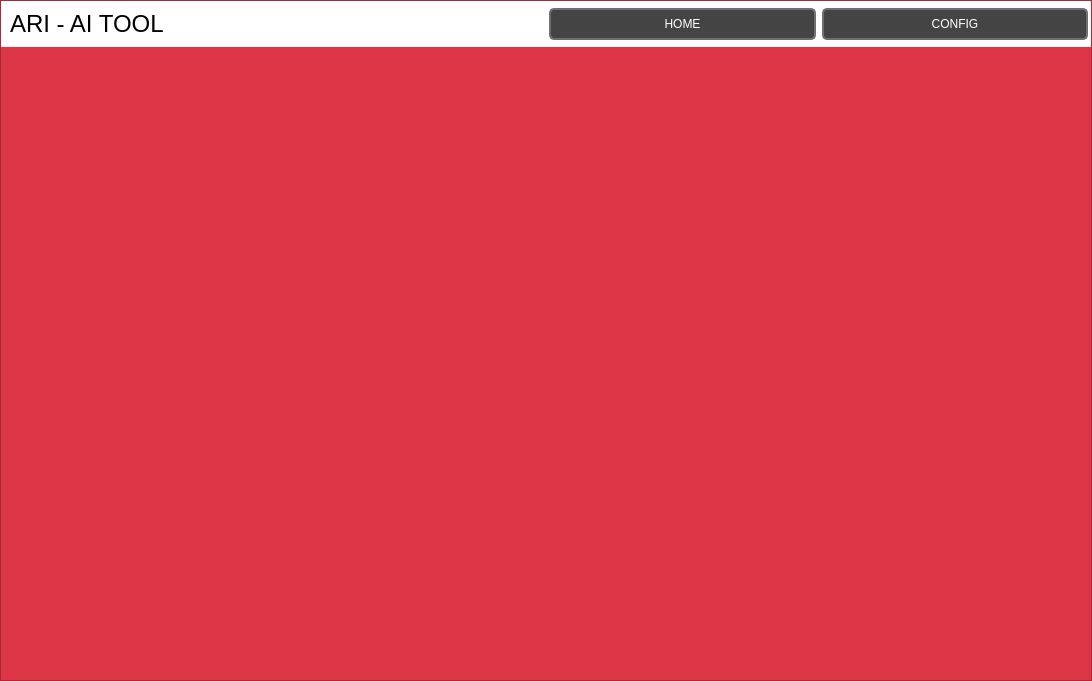
<?xml version="1.0" encoding="UTF-8"?>
<ui version="4.0">
 <class>Form</class>
 <widget class="QWidget" name="Form">
  <property name="geometry">
   <rect>
    <x>0</x>
    <y>0</y>
    <width>1092</width>
    <height>681</height>
   </rect>
  </property>
  <property name="windowTitle">
   <string>Form</string>
  </property>
  <layout class="QVBoxLayout" name="verticalLayout">
   <property name="spacing">
    <number>0</number>
   </property>
   <property name="leftMargin">
    <number>0</number>
   </property>
   <property name="topMargin">
    <number>0</number>
   </property>
   <property name="rightMargin">
    <number>0</number>
   </property>
   <property name="bottomMargin">
    <number>0</number>
   </property>
   <item>
    <widget class="QFrame" name="frame">
     <property name="styleSheet">
      <string notr="true">background-color: rgb(220, 53, 69);</string>
     </property>
     <property name="frameShape">
      <enum>QFrame::StyledPanel</enum>
     </property>
     <property name="frameShadow">
      <enum>QFrame::Raised</enum>
     </property>
     <layout class="QVBoxLayout" name="verticalLayout_2">
      <property name="leftMargin">
       <number>0</number>
      </property>
      <property name="topMargin">
       <number>0</number>
      </property>
      <property name="rightMargin">
       <number>0</number>
      </property>
      <property name="bottomMargin">
       <number>0</number>
      </property>
      <item>
       <widget class="QWidget" name="widget" native="true">
        <property name="maximumSize">
         <size>
          <width>16777215</width>
          <height>50</height>
         </size>
        </property>
        <property name="styleSheet">
         <string notr="true">background-color: rgb(255, 255, 255);</string>
        </property>
        <layout class="QHBoxLayout" name="horizontalLayout">
         <property name="spacing">
          <number>0</number>
         </property>
         <property name="leftMargin">
          <number>0</number>
         </property>
         <property name="topMargin">
          <number>0</number>
         </property>
         <property name="rightMargin">
          <number>0</number>
         </property>
         <property name="bottomMargin">
          <number>0</number>
         </property>
         <item>
          <widget class="QWidget" name="widget_3" native="true">
           <layout class="QHBoxLayout" name="horizontalLayout_2">
            <item>
             <widget class="QLabel" name="label">
              <property name="text">
               <string>&lt;html&gt;&lt;head/&gt;&lt;body&gt;&lt;p&gt;&lt;span style=&quot; font-size:18pt; color:#000000;&quot;&gt;ARI - AI TOOL&lt;/span&gt;&lt;span style=&quot; font-size:18pt; color:#ffffff;&quot;&gt;S &lt;/span&gt;&lt;/p&gt;&lt;/body&gt;&lt;/html&gt;</string>
              </property>
             </widget>
            </item>
           </layout>
          </widget>
         </item>
         <item>
          <widget class="QWidget" name="widget_4" native="true">
           <layout class="QHBoxLayout" name="horizontalLayout_3">
            <property name="leftMargin">
             <number>3</number>
            </property>
            <property name="topMargin">
             <number>3</number>
            </property>
            <property name="rightMargin">
             <number>3</number>
            </property>
            <property name="bottomMargin">
             <number>3</number>
            </property>
            <item>
             <widget class="QPushButton" name="pushButton">
              <property name="styleSheet">
               <string notr="true">QPushButton {
                background-color:rgb(68, 68, 68);
                color: rgb(255, 255, 255);
                border: 2px solid rgb(111, 111, 111);
                border-radius: 5px;
                padding: 7px 10px;
            }
            QPushButton:hover {
                background-color: rgb(136, 136, 136);
                border: 2px solid rgb(157, 59, 68);
            }</string>
              </property>
              <property name="text">
               <string>HOME</string>
              </property>
              <property name="icon">
               <iconset>
                <normaloff>../images/home.png</normaloff>../images/home.png</iconset>
              </property>
              <property name="iconSize">
               <size>
                <width>30</width>
                <height>30</height>
               </size>
              </property>
             </widget>
            </item>
            <item>
             <widget class="QPushButton" name="pushButton_2">
              <property name="styleSheet">
               <string notr="true">QPushButton {
                background-color:rgb(68, 68, 68);
                color: rgb(255, 255, 255);
                border: 2px solid rgb(111, 111, 111);
                border-radius: 5px;
                padding: 7px 10px;
            }
            QPushButton:hover {
                background-color: rgb(136, 136, 136);
                border: 2px solid rgb(157, 59, 68);
            }</string>
              </property>
              <property name="text">
               <string>CONFIG</string>
              </property>
              <property name="icon">
               <iconset>
                <normaloff>../images/config.png</normaloff>../images/config.png</iconset>
              </property>
              <property name="iconSize">
               <size>
                <width>30</width>
                <height>30</height>
               </size>
              </property>
             </widget>
            </item>
           </layout>
          </widget>
         </item>
        </layout>
       </widget>
      </item>
      <item>
       <widget class="QStackedWidget" name="stackedWidget">
        <widget class="QWidget" name="page"/>
        <widget class="QWidget" name="page_2"/>
       </widget>
      </item>
     </layout>
    </widget>
   </item>
  </layout>
 </widget>
 <resources/>
 <connections/>
</ui>
